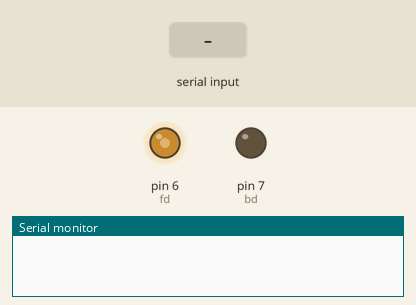
Recording of a sketch running on a simulated Arduino Uno, built with avr-gcc and run on an emulated ATmega328P. Parts: output pins drawn as LEDs (lit = HIGH), the last lines printed to the serial monitor. The test bench sets the inputs (shaded band).

Above: at 1.2 s.
1.3 s: "1" received over Serial
At 1.6 s:
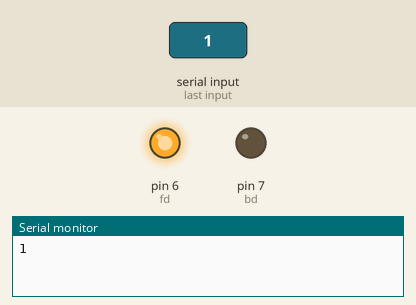
2.8 s: "0" received over Serial
At 4.1 s:
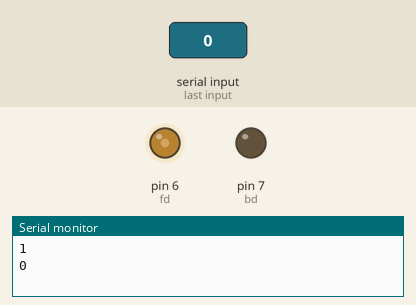
Timing chart, 0 to 5.8 s (numbered marks = the images above; inputs shaded):
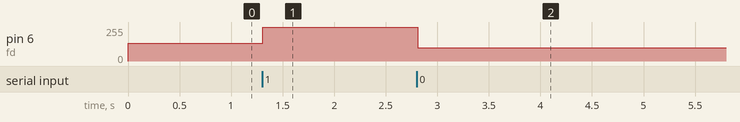

Measured:
- after the input at 1.3 s, pin 6 (fd): 135/255 → 255/255 at once
- after the input at 2.8 s, pin 6 (fd): 255/255 → 100/255 at once

The sketch:

PumpController.ino
```cpp
const int fd = 6;
const int bd = 7;
int speed = 135;

void setup() {
  // put your setup code here, to run once:
  pinMode(fd, OUTPUT);
  pinMode(bd, OUTPUT);
  Serial.begin(9600);
}

void loop() {
  // put your main code here, to run repeatedly:
  listner();
  delay(10);
}

void pumpControl(){
  analogWrite(fd, speed);
  analogWrite(bd, LOW);
}

void listner() {
  while (Serial.available()) {
    char incomingByte = Serial.read();

    if (incomingByte == '1') {
      Serial.println(incomingByte);
      speed = 255;
    } else if (incomingByte == '0') {
      Serial.println(incomingByte);
      speed = 100;
    }
  }
  pumpControl();
}
```
